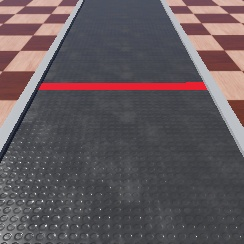
#> input picture controllers/tiago_pick_up/image.jpg, 244 x 244 px, found by its file name
$ python filter.py
#> lines starting #> are read from the running program, lines starting #| are printed output that depends on the picture; after the words box and inside, x2 and y2 are one past the last pixel; in counts of white or black regions, pixels touching at a corner belong together
#> further down, img is the input picture: shape (244, 244, 3); mean B, G, R 92, 88, 97.9
import cv2
import numpy as np


def filter(img):
    # Conver BGR to HSV
    hsv = cv2.cvtColor(img, cv2.COLOR_BGR2HSV)
#> hsv: shape (244, 244, 3); mean H, S, V 106.5, 36.1, 103.4
    # define range of red color in HSV
    lower_red = np.array([0, 100, 100])
    upper_red = np.array([10, 255, 255])
    # Threshold the HSV image to get only red colors
    mask = cv2.inRange(hsv, lower_red, upper_red)
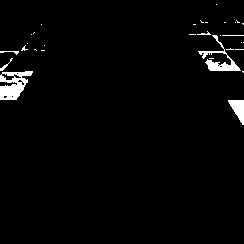
#> mask: shape (244, 244); 2.3% white; 31 white regions (24 under 20 px), largest, box (x1, y1, x2, y2) and area: (0, 71, 33, 100) 563, (198, 35, 241, 71) 399, (228, 100, 244, 125) 228
    # Bitwise-AND mask and original image
    res = cv2.bitwise_and(img, img, mask=mask)
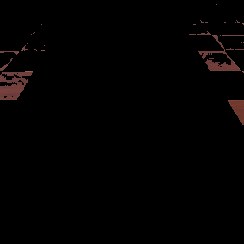
#> res: shape (244, 244, 3); mean B, G, R 1.4, 1.5, 2.6
    return res

# open image.jpg
img = cv2.imread('image.jpg')
# filter image
res = filter(img)
# show image
cv2.imshow('image', res)
cv2.waitKey(0)
cv2.destroyAllWindows()
